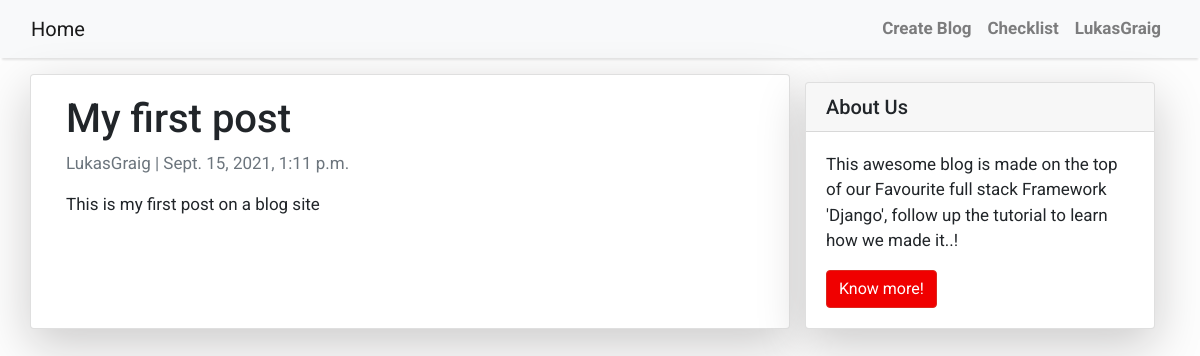
The app's page /blog/my-first-post/ (signed in) with its own data.
### blogs/models.py (models this page shows, shortened)
class Post(models.Model):
    title = models.CharField(max_length=200, unique=True)
    slug = models.SlugField(max_length=200, unique=True)
    author = models.ForeignKey(User, on_delete= models.CASCADE, related_name='blog_posts')
    updated_on = models.DateTimeField(auto_now= True)
    text = models.TextField()
    created_on = models.DateTimeField(auto_now_add=True)
    status = models.IntegerField(choices=STATUS, default=0)
    class Meta:
        ordering = ['-created_on']

### blogs/views.py (the view)
# urls.py: path('<slug:slug>/', views.PostDetail.as_view(), name='post_detail'),
class PostDetail(generic.DetailView):
    model = Post
    template_name = 'blogs/post-detail.html'

### blogs/templates/blogs/post-detail.html
{% extends 'blogs/base.html' %} {% block content %}
<div class="container">
  <div class="row">
    <div class="col-md-8 card mb-4  mt-3 left  top">
      <div class="card-body">
        <h1>{% block title %} {{ object.title }} {% endblock title %}</h1>
        <p class=" text-muted">{{ post.author }} | {{ post.created_on }}</p>
        <p class="card-text ">{{ object.text | safe }}</p>
      </div>
    </div>
    {% block sidebar %} {% include 'blogs/sidebar.html' %} {% endblock sidebar %}
  </div>
</div>
{% endblock content %}

### blogs/templates/blogs/base.html (shortened to what this page needs)
<!DOCTYPE html>
<html>
    <head>
        <link rel="stylesheet" href="https://maxcdn.bootstrapcdn.com/bootstrap/4.0.0/css/bootstrap.min.css"
 />
    </head>
    <body>
        <nav class="navbar navbar-expand-lg navbar-light bg-light shadow" id="mainNav">
            <div class="container-fluid">
                <a class="navbar-brand" href="{% url 'home' %}">Home</a>
                <div class="collapse navbar-collapse" id="navbarResponsive">
                    <ul class="navbar-nav ml-auto">
                        <li class="nav-item text-black">
                            <a class="nav-link text-black font-weight-bold" href="{% url 'create_blog' %}">Create Blog</a>
                        </li>
                        <li class="nav-item text-black">
                            <a class="nav-link text-black font-weight-bold" href="{% url 'checklist' %}">Checklist</a>
                        </li>
                        <li class="nav-item text-black">
                            {% if user.is_authenticated %}
                                <a class="nav-link text-black font-weight-bold" href="{% url 'profile' user %}">{{ user.username }}</a>
                            {% else %}
                                <a class="nav-link text-black font-weight-bold" href="{% url 'signup' %}">Sign-Up</a>
                            {% endif %}
                        </li>
                    </ul>
                </div>
            </div>
        </nav>
        {% block content %}{% endblock content %}
    </body>
</html>

### blogs/templates/blogs/base.html (style rules this page uses)
body { font-family: "Roboto", sans-serif; font-size: 17px; background-color: #fdfdfd; }
.shadow { box-shadow: 0 4px 2px -2px rgba(0, 0, 0, 0.1); }

### blogs/templates/blogs/sidebar.html (style rules this page uses)
.card { box-shadow: 0 16px 48px #cccbcb; }

### records on screen
Post: title "My first post", author "LukasGraig", created_on "Sept. 15, 2021, 1:11 p.m.", text "This is my first post on a blog site"

### other values on screen
{{ user.username }} "LukasGraig"
